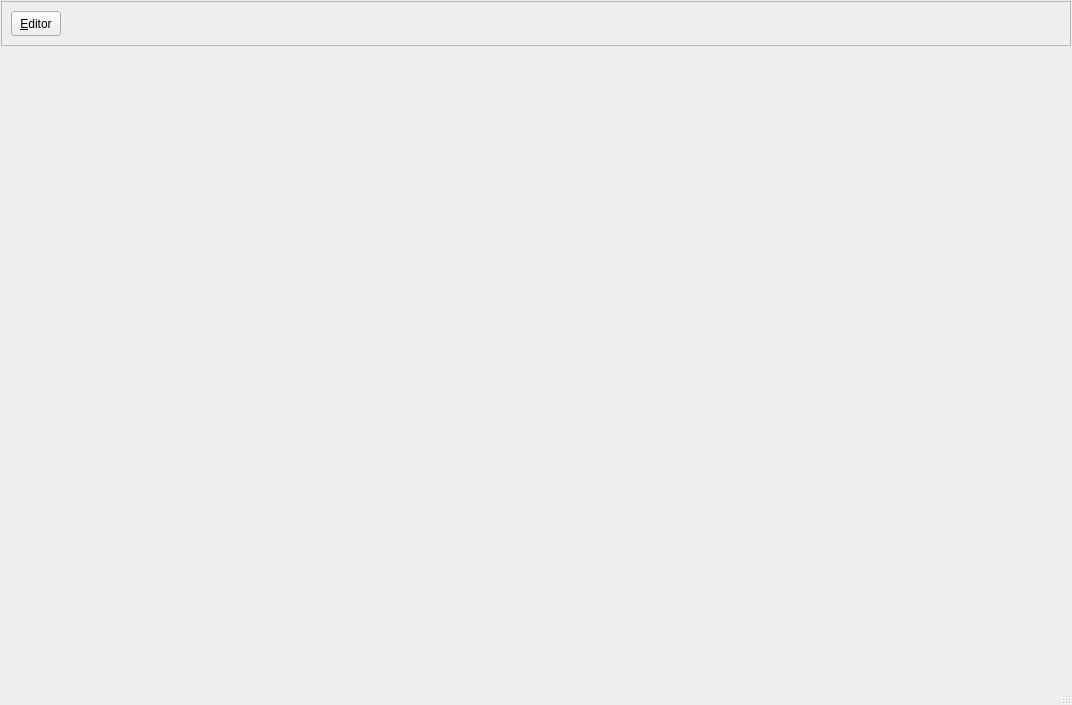
<?xml version="1.0" encoding="UTF-8"?>
<ui version="4.0">
 <class>UmlDisplayer</class>
 <widget class="QMainWindow" name="UmlDisplayer">
  <property name="geometry">
   <rect>
    <x>0</x>
    <y>0</y>
    <width>1072</width>
    <height>705</height>
   </rect>
  </property>
  <property name="sizePolicy">
   <sizepolicy hsizetype="Preferred" vsizetype="Preferred">
    <horstretch>0</horstretch>
    <verstretch>0</verstretch>
   </sizepolicy>
  </property>
  <property name="windowTitle">
   <string>MainWindow</string>
  </property>
  <widget class="QWidget" name="centralwidget">
   <layout class="QVBoxLayout" name="verticalLayout" stretch="5,95">
    <property name="spacing">
     <number>1</number>
    </property>
    <property name="leftMargin">
     <number>1</number>
    </property>
    <property name="topMargin">
     <number>1</number>
    </property>
    <property name="rightMargin">
     <number>1</number>
    </property>
    <property name="bottomMargin">
     <number>1</number>
    </property>
    <item>
     <widget class="QFrame" name="frame">
      <property name="frameShape">
       <enum>QFrame::StyledPanel</enum>
      </property>
      <property name="frameShadow">
       <enum>QFrame::Raised</enum>
      </property>
      <layout class="QHBoxLayout" name="horizontalLayout">
       <item>
        <widget class="QToolButton" name="btnBack">
         <property name="minimumSize">
          <size>
           <width>50</width>
           <height>25</height>
          </size>
         </property>
         <property name="maximumSize">
          <size>
           <width>50</width>
           <height>25</height>
          </size>
         </property>
         <property name="text">
          <string>&amp;Editor</string>
         </property>
        </widget>
       </item>
       <item>
        <spacer name="horizontalSpacer">
         <property name="orientation">
          <enum>Qt::Horizontal</enum>
         </property>
         <property name="sizeHint" stdset="0">
          <size>
           <width>40</width>
           <height>20</height>
          </size>
         </property>
        </spacer>
       </item>
      </layout>
     </widget>
    </item>
    <item>
     <widget class="QLabel" name="lblImage">
      <property name="sizePolicy">
       <sizepolicy hsizetype="Preferred" vsizetype="Preferred">
        <horstretch>0</horstretch>
        <verstretch>0</verstretch>
       </sizepolicy>
      </property>
      <property name="text">
       <string/>
      </property>
      <property name="scaledContents">
       <bool>false</bool>
      </property>
     </widget>
    </item>
   </layout>
  </widget>
  <widget class="QStatusBar" name="staDisplayer">
   <property name="minimumSize">
    <size>
     <width>0</width>
     <height>35</height>
    </size>
   </property>
   <property name="maximumSize">
    <size>
     <width>16777215</width>
     <height>35</height>
    </size>
   </property>
  </widget>
 </widget>
 <tabstops>
  <tabstop>btnBack</tabstop>
 </tabstops>
 <resources/>
 <connections/>
</ui>
